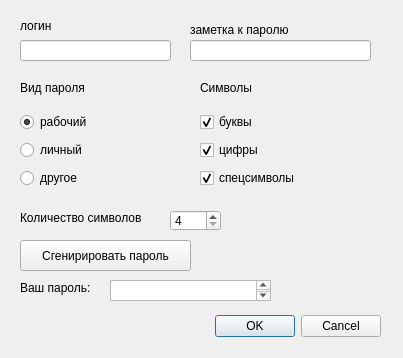
<?xml version="1.0" encoding="UTF-8"?>
<ui version="4.0">
 <class>creating_passwords</class>
 <widget class="QDialog" name="creating_passwords">
  <property name="geometry">
   <rect>
    <x>0</x>
    <y>0</y>
    <width>403</width>
    <height>358</height>
   </rect>
  </property>
  <property name="windowTitle">
   <string>Создание пароля</string>
  </property>
  <widget class="QDialogButtonBox" name="buttonBox">
   <property name="geometry">
    <rect>
     <x>40</x>
     <y>310</y>
     <width>341</width>
     <height>32</height>
    </rect>
   </property>
   <property name="orientation">
    <enum>Qt::Horizontal</enum>
   </property>
   <property name="standardButtons">
    <set>QDialogButtonBox::Cancel|QDialogButtonBox::Ok</set>
   </property>
  </widget>
  <widget class="QWidget" name="verticalLayoutWidget">
   <property name="geometry">
    <rect>
     <x>20</x>
     <y>110</y>
     <width>161</width>
     <height>81</height>
    </rect>
   </property>
   <layout class="QVBoxLayout" name="select_password_type">
    <item>
     <widget class="QRadioButton" name="work">
      <property name="text">
       <string>рабочий</string>
      </property>
      <property name="checked">
       <bool>true</bool>
      </property>
     </widget>
    </item>
    <item>
     <widget class="QRadioButton" name="personal">
      <property name="text">
       <string>личный</string>
      </property>
     </widget>
    </item>
    <item>
     <widget class="QRadioButton" name="outher">
      <property name="text">
       <string>другое</string>
      </property>
     </widget>
    </item>
   </layout>
  </widget>
  <widget class="QLabel" name="password_type">
   <property name="geometry">
    <rect>
     <x>20</x>
     <y>80</y>
     <width>157</width>
     <height>16</height>
    </rect>
   </property>
   <property name="text">
    <string>Вид пароля</string>
   </property>
  </widget>
  <widget class="QSpinBox" name="quantity">
   <property name="geometry">
    <rect>
     <x>170</x>
     <y>210</y>
     <width>51</width>
     <height>21</height>
    </rect>
   </property>
   <property name="minimum">
    <number>4</number>
   </property>
   <property name="maximum">
    <number>10</number>
   </property>
  </widget>
  <widget class="QWidget" name="verticalLayoutWidget_2">
   <property name="geometry">
    <rect>
     <x>200</x>
     <y>110</y>
     <width>161</width>
     <height>81</height>
    </rect>
   </property>
   <layout class="QVBoxLayout" name="selection_symbols">
    <item>
     <widget class="QCheckBox" name="letters">
      <property name="text">
       <string>буквы</string>
      </property>
      <property name="checked">
       <bool>true</bool>
      </property>
     </widget>
    </item>
    <item>
     <widget class="QCheckBox" name="numbers">
      <property name="text">
       <string>цифры</string>
      </property>
      <property name="checked">
       <bool>true</bool>
      </property>
     </widget>
    </item>
    <item>
     <widget class="QCheckBox" name="special_characters">
      <property name="text">
       <string>спецсимволы</string>
      </property>
      <property name="checked">
       <bool>true</bool>
      </property>
     </widget>
    </item>
   </layout>
  </widget>
  <widget class="QLabel" name="symbols">
   <property name="geometry">
    <rect>
     <x>200</x>
     <y>80</y>
     <width>60</width>
     <height>16</height>
    </rect>
   </property>
   <property name="text">
    <string>Символы</string>
   </property>
  </widget>
  <widget class="QLineEdit" name="lineEdit">
   <property name="geometry">
    <rect>
     <x>20</x>
     <y>40</y>
     <width>151</width>
     <height>21</height>
    </rect>
   </property>
  </widget>
  <widget class="QLineEdit" name="lineEdit_2">
   <property name="geometry">
    <rect>
     <x>190</x>
     <y>40</y>
     <width>181</width>
     <height>21</height>
    </rect>
   </property>
  </widget>
  <widget class="QLabel" name="label">
   <property name="geometry">
    <rect>
     <x>20</x>
     <y>16</y>
     <width>61</width>
     <height>20</height>
    </rect>
   </property>
   <property name="text">
    <string>логин</string>
   </property>
  </widget>
  <widget class="QLabel" name="label_2">
   <property name="geometry">
    <rect>
     <x>190</x>
     <y>20</y>
     <width>151</width>
     <height>20</height>
    </rect>
   </property>
   <property name="text">
    <string>заметка к паролю</string>
   </property>
  </widget>
  <widget class="QPushButton" name="generate_password">
   <property name="geometry">
    <rect>
     <x>20</x>
     <y>240</y>
     <width>171</width>
     <height>31</height>
    </rect>
   </property>
   <property name="text">
    <string>Сгенирировать пароль</string>
   </property>
  </widget>
  <widget class="QTextEdit" name="final_password">
   <property name="geometry">
    <rect>
     <x>110</x>
     <y>280</y>
     <width>161</width>
     <height>21</height>
    </rect>
   </property>
  </widget>
  <widget class="QLabel" name="label_3">
   <property name="geometry">
    <rect>
     <x>20</x>
     <y>210</y>
     <width>151</width>
     <height>16</height>
    </rect>
   </property>
   <property name="text">
    <string>Количество символов</string>
   </property>
  </widget>
  <widget class="QLabel" name="label_4">
   <property name="geometry">
    <rect>
     <x>20</x>
     <y>280</y>
     <width>91</width>
     <height>16</height>
    </rect>
   </property>
   <property name="text">
    <string>Ваш пароль:</string>
   </property>
  </widget>
 </widget>
 <resources/>
 <connections>
  <connection>
   <sender>buttonBox</sender>
   <signal>accepted()</signal>
   <receiver>creating_passwords</receiver>
   <slot>accept()</slot>
   <hints>
    <hint type="sourcelabel">
     <x>248</x>
     <y>254</y>
    </hint>
    <hint type="destinationlabel">
     <x>157</x>
     <y>274</y>
    </hint>
   </hints>
  </connection>
  <connection>
   <sender>buttonBox</sender>
   <signal>rejected()</signal>
   <receiver>creating_passwords</receiver>
   <slot>reject()</slot>
   <hints>
    <hint type="sourcelabel">
     <x>316</x>
     <y>260</y>
    </hint>
    <hint type="destinationlabel">
     <x>286</x>
     <y>274</y>
    </hint>
   </hints>
  </connection>
 </connections>
</ui>
